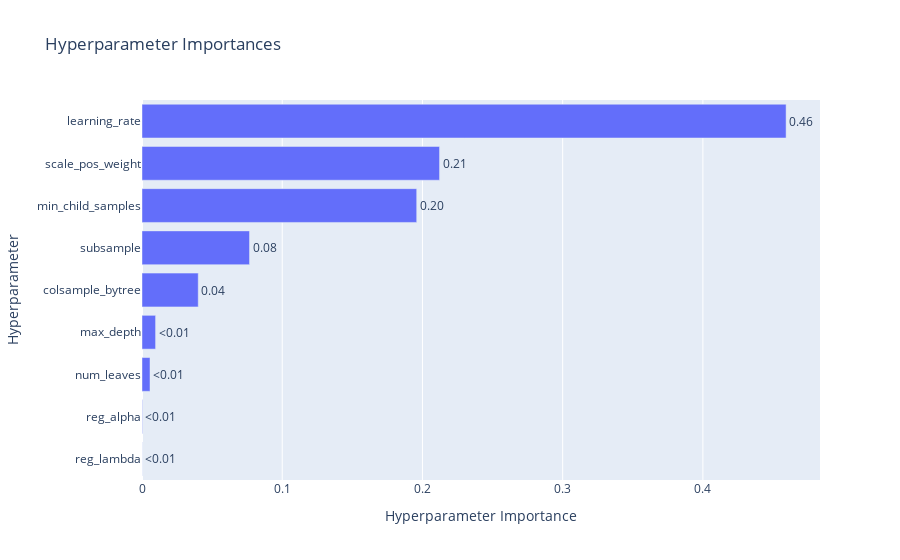

Write notebook code for a chart like this one.
### Markdown cell above
## Importancia das variáves

### Code cell
plot_param_importances(study_lgbm)

### Figure 1 — Plotly figure (JSON) as saved in the notebook; plotly's stock layout.template omitted (floating-point values rounded to 4 significant figures)
{"data": [{"cliponaxis": false, "hovertemplate": ["reg_lambda (FloatDistribution): 7.779009723594114e-05<extra></extra>", "reg_alpha (FloatDistribution): 0.00026487749207815953<extra></extra>", "num_leaves (IntDistribution): 0.005725290724412454<extra></extra>", "max_depth (IntDistribution): 0.009683855201857432<extra></extra>", "colsample_bytree (FloatDistribution): 0.040110718560780585<extra></extra>", "subsample (FloatDistribution): 0.07667850030481842<extra></extra>", "min_child_samples (IntDistribution): 0.19590720416873963<extra></extra>", "scale_pos_weight (FloatDistribution): 0.21220225859313907<extra></extra>", "learning_rate (FloatDistribution): 0.4593495048569384<extra></extra>"], "name": "Objective Value", "orientation": "h", "text": ["<0.01", "<0.01", "<0.01", "<0.01", "0.04", "0.08", "0.20", "0.21", "0.46"], "textposition": "outside", "type": "bar", "x": [7.779e-05, 0.0002649, 0.005725, 0.009684, 0.04011, 0.07668, 0.1959, 0.2122, 0.4593], "y": ["reg_lambda", "reg_alpha", "num_leaves", "max_depth", "colsample_bytree", "subsample", "min_child_samples", "scale_pos_weight", "learning_rate"]}], "layout": {"title": {"text": "Hyperparameter Importances"}, "xaxis": {"title": {"text": "Hyperparameter Importance"}}, "yaxis": {"title": {"text": "Hyperparameter"}}}}
